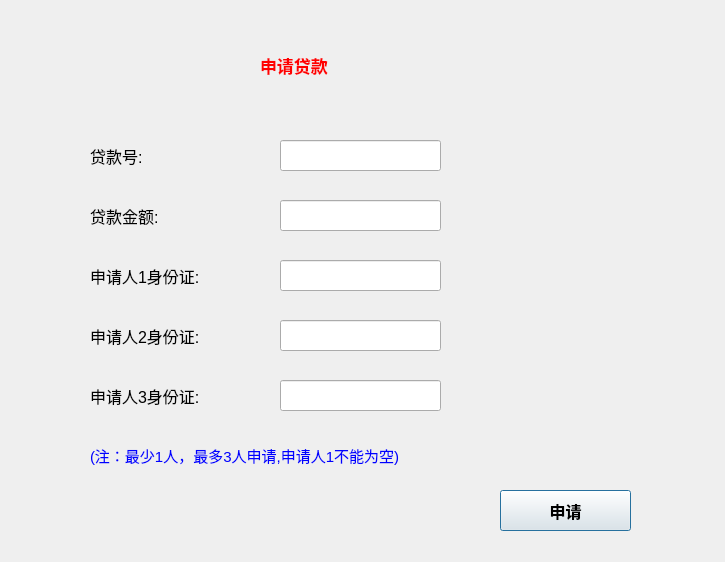
<?xml version="1.0" encoding="UTF-8"?>
<ui version="4.0">
 <class>loanAdd</class>
 <widget class="QDialog" name="loanAdd">
  <property name="geometry">
   <rect>
    <x>0</x>
    <y>0</y>
    <width>725</width>
    <height>562</height>
   </rect>
  </property>
  <property name="font">
   <font>
    <pointsize>12</pointsize>
    <weight>50</weight>
    <bold>false</bold>
   </font>
  </property>
  <property name="windowTitle">
   <string>Dialog</string>
  </property>
  <widget class="QLabel" name="label">
   <property name="geometry">
    <rect>
     <x>90</x>
     <y>140</y>
     <width>101</width>
     <height>31</height>
    </rect>
   </property>
   <property name="font">
    <font>
     <pointsize>12</pointsize>
     <weight>50</weight>
     <bold>false</bold>
    </font>
   </property>
   <property name="text">
    <string>贷款号:</string>
   </property>
  </widget>
  <widget class="QLabel" name="label_2">
   <property name="geometry">
    <rect>
     <x>90</x>
     <y>200</y>
     <width>101</width>
     <height>31</height>
    </rect>
   </property>
   <property name="font">
    <font>
     <pointsize>12</pointsize>
     <weight>50</weight>
     <bold>false</bold>
    </font>
   </property>
   <property name="text">
    <string>贷款金额:</string>
   </property>
  </widget>
  <widget class="QLineEdit" name="loan_id">
   <property name="geometry">
    <rect>
     <x>280</x>
     <y>140</y>
     <width>161</width>
     <height>31</height>
    </rect>
   </property>
  </widget>
  <widget class="QLineEdit" name="amount">
   <property name="geometry">
    <rect>
     <x>280</x>
     <y>200</y>
     <width>161</width>
     <height>31</height>
    </rect>
   </property>
  </widget>
  <widget class="QLabel" name="ts1">
   <property name="geometry">
    <rect>
     <x>470</x>
     <y>140</y>
     <width>401</width>
     <height>31</height>
    </rect>
   </property>
   <property name="font">
    <font>
     <pointsize>12</pointsize>
     <weight>50</weight>
     <bold>false</bold>
    </font>
   </property>
   <property name="styleSheet">
    <string notr="true">color:red</string>
   </property>
   <property name="text">
    <string/>
   </property>
  </widget>
  <widget class="QLabel" name="ts2">
   <property name="geometry">
    <rect>
     <x>470</x>
     <y>200</y>
     <width>551</width>
     <height>31</height>
    </rect>
   </property>
   <property name="font">
    <font>
     <pointsize>12</pointsize>
     <weight>50</weight>
     <bold>false</bold>
    </font>
   </property>
   <property name="styleSheet">
    <string notr="true">color:red</string>
   </property>
   <property name="text">
    <string/>
   </property>
  </widget>
  <widget class="QLineEdit" name="id1">
   <property name="geometry">
    <rect>
     <x>280</x>
     <y>260</y>
     <width>161</width>
     <height>31</height>
    </rect>
   </property>
  </widget>
  <widget class="QLabel" name="ts3">
   <property name="geometry">
    <rect>
     <x>470</x>
     <y>260</y>
     <width>611</width>
     <height>31</height>
    </rect>
   </property>
   <property name="font">
    <font>
     <pointsize>12</pointsize>
     <weight>50</weight>
     <bold>false</bold>
    </font>
   </property>
   <property name="styleSheet">
    <string notr="true">color:red</string>
   </property>
   <property name="text">
    <string/>
   </property>
  </widget>
  <widget class="QLabel" name="label_6">
   <property name="geometry">
    <rect>
     <x>90</x>
     <y>260</y>
     <width>151</width>
     <height>31</height>
    </rect>
   </property>
   <property name="font">
    <font>
     <pointsize>12</pointsize>
     <weight>50</weight>
     <bold>false</bold>
    </font>
   </property>
   <property name="text">
    <string>申请人1身份证:</string>
   </property>
  </widget>
  <widget class="QLabel" name="label_7">
   <property name="geometry">
    <rect>
     <x>90</x>
     <y>320</y>
     <width>151</width>
     <height>31</height>
    </rect>
   </property>
   <property name="font">
    <font>
     <pointsize>12</pointsize>
     <weight>50</weight>
     <bold>false</bold>
    </font>
   </property>
   <property name="text">
    <string>申请人2身份证:</string>
   </property>
  </widget>
  <widget class="QLineEdit" name="id2">
   <property name="geometry">
    <rect>
     <x>280</x>
     <y>320</y>
     <width>161</width>
     <height>31</height>
    </rect>
   </property>
  </widget>
  <widget class="QLabel" name="ts4">
   <property name="geometry">
    <rect>
     <x>470</x>
     <y>320</y>
     <width>511</width>
     <height>31</height>
    </rect>
   </property>
   <property name="font">
    <font>
     <pointsize>12</pointsize>
     <weight>50</weight>
     <bold>false</bold>
    </font>
   </property>
   <property name="styleSheet">
    <string notr="true">color:red</string>
   </property>
   <property name="text">
    <string/>
   </property>
  </widget>
  <widget class="QLabel" name="label_9">
   <property name="geometry">
    <rect>
     <x>90</x>
     <y>380</y>
     <width>151</width>
     <height>31</height>
    </rect>
   </property>
   <property name="font">
    <font>
     <pointsize>12</pointsize>
     <weight>50</weight>
     <bold>false</bold>
    </font>
   </property>
   <property name="text">
    <string>申请人3身份证:</string>
   </property>
  </widget>
  <widget class="QLineEdit" name="id3">
   <property name="geometry">
    <rect>
     <x>280</x>
     <y>380</y>
     <width>161</width>
     <height>31</height>
    </rect>
   </property>
  </widget>
  <widget class="QLabel" name="ts5">
   <property name="geometry">
    <rect>
     <x>470</x>
     <y>380</y>
     <width>551</width>
     <height>31</height>
    </rect>
   </property>
   <property name="font">
    <font>
     <pointsize>12</pointsize>
     <weight>50</weight>
     <bold>false</bold>
    </font>
   </property>
   <property name="styleSheet">
    <string notr="true">color:red</string>
   </property>
   <property name="text">
    <string/>
   </property>
  </widget>
  <widget class="QLabel" name="label_11">
   <property name="geometry">
    <rect>
     <x>260</x>
     <y>50</y>
     <width>121</width>
     <height>31</height>
    </rect>
   </property>
   <property name="font">
    <font>
     <family>Bahnschrift SemiCondensed</family>
     <pointsize>13</pointsize>
     <weight>75</weight>
     <bold>true</bold>
    </font>
   </property>
   <property name="styleSheet">
    <string notr="true">color:red</string>
   </property>
   <property name="text">
    <string>申请贷款</string>
   </property>
  </widget>
  <widget class="QLabel" name="label_12">
   <property name="geometry">
    <rect>
     <x>90</x>
     <y>440</y>
     <width>411</width>
     <height>31</height>
    </rect>
   </property>
   <property name="font">
    <font>
     <pointsize>11</pointsize>
     <weight>50</weight>
     <bold>false</bold>
    </font>
   </property>
   <property name="styleSheet">
    <string notr="true">color:blue</string>
   </property>
   <property name="text">
    <string>(注：最少1人，最多3人申请,申请人1不能为空)</string>
   </property>
  </widget>
  <widget class="QPushButton" name="pushButton">
   <property name="geometry">
    <rect>
     <x>500</x>
     <y>490</y>
     <width>131</width>
     <height>41</height>
    </rect>
   </property>
   <property name="font">
    <font>
     <pointsize>12</pointsize>
     <weight>75</weight>
     <bold>true</bold>
    </font>
   </property>
   <property name="text">
    <string>申请</string>
   </property>
  </widget>
 </widget>
 <resources/>
 <connections/>
</ui>
